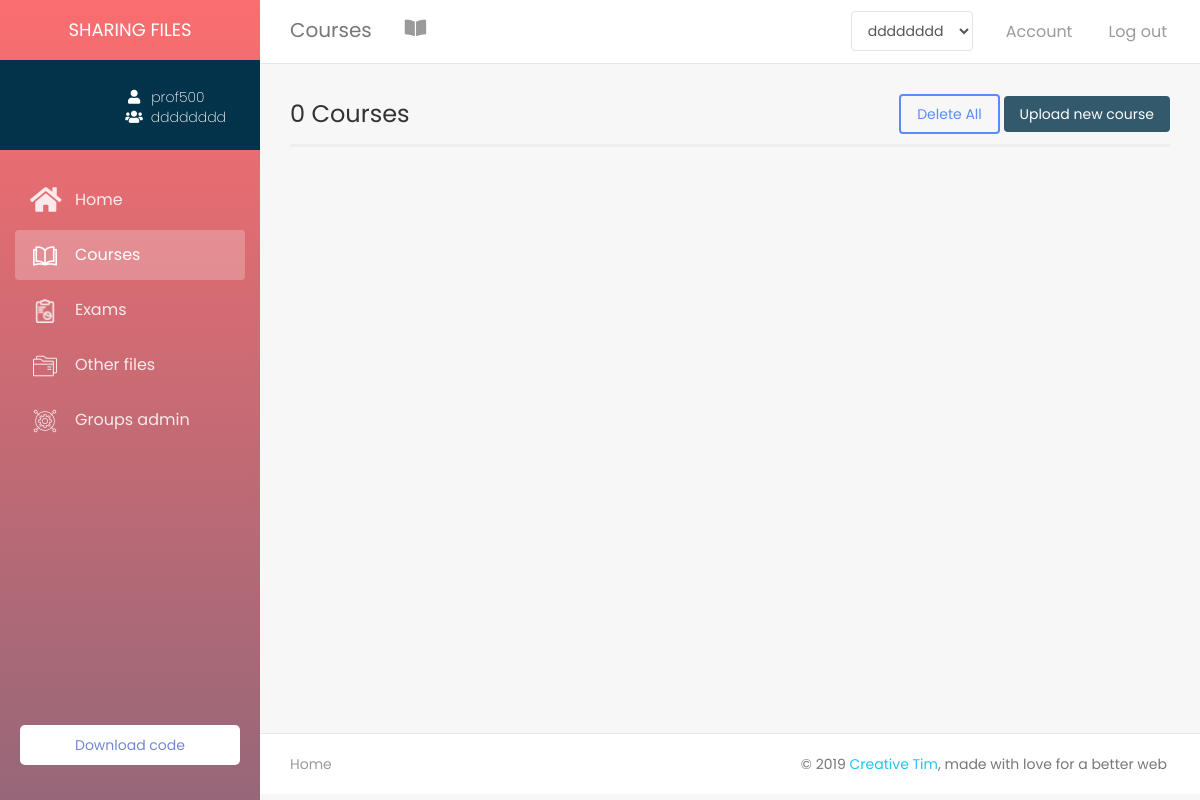
Before: /index/professor/courses.php?user=prof500 (signed in) with the older database file.
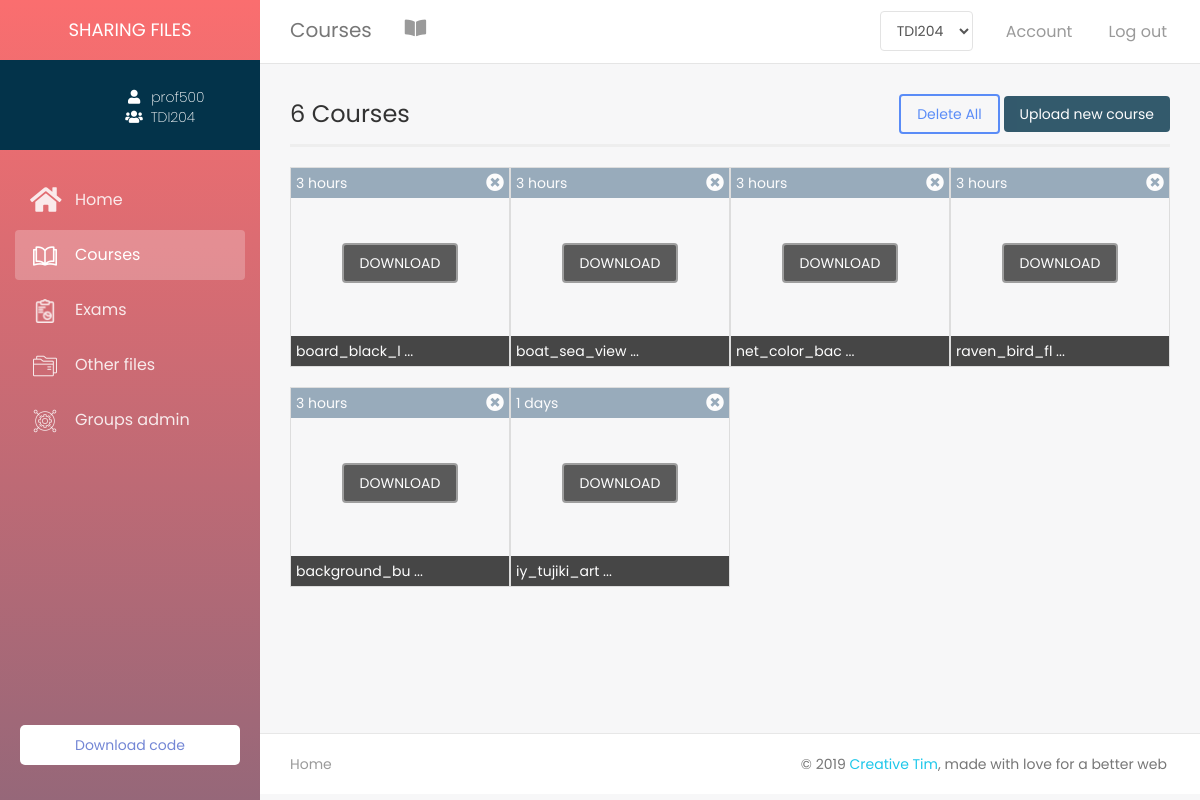
After: the same page with the newer database file.
### tables this page shows
CREATE TABLE IF NOT EXISTS `professeur` (
  `pseudo_prof` varchar(100) NOT NULL,
  `email_prof` varchar(100) NOT NULL,
  `prenom_prof` varchar(100) NOT NULL,
  `nom_prof` varchar(100) NOT NULL,
  `pass` varchar(100) NOT NULL,
  `adresse_prof` varchar(100) DEFAULT NULL,
  `pays_prof` varchar(100) DEFAULT NULL,
  `ville_prof` varchar(100) DEFAULT NULL,
  `tele_prof` varchar(100) DEFAULT NULL,
  `sexe_prof` varchar(100) NOT NULL,
  `propos_prof` text,
  `image_prof` text,
  `reponse` varchar(100) NOT NULL,
  `question` varchar(100) NOT NULL,
  PRIMARY KEY (`pseudo_prof`),
  UNIQUE KEY `email_prof` (`email_prof`),
  KEY `question` (`question`)
);

CREATE TABLE IF NOT EXISTS `groupe` (
  `id` int(11) NOT NULL AUTO_INCREMENT,
  `nom` varchar(255) NOT NULL,
  `description` text,
  `image_groupe` text,
  `date_creation` datetime DEFAULT CURRENT_TIMESTAMP,
  `pseudo_prof` varchar(100) NOT NULL,
  `nbr_fichier` int(11) DEFAULT '0',
  PRIMARY KEY (`id`),
  KEY `pseudo_prof` (`pseudo_prof`)
);

CREATE TABLE IF NOT EXISTS `fichier` (
  `nom` varchar(200) NOT NULL,
  `type` varchar(100) NOT NULL,
  `fich_date` datetime DEFAULT NULL,
  `groupe_id` int(11) NOT NULL,
  PRIMARY KEY (`nom`),
  KEY `groupe_id` (`groupe_id`)
);

### includes/functions.php (the view, shortened to what the rows shown need)
<?php
    require 'config.php';
    function get_groupeName($id){
        global $con;
        $rq = "SELECT nom FROM groupe WHERE id = '$id'";
        $res = mysqli_query($con, $rq);
        $row = mysqli_fetch_assoc($res);
        return $row['nom'];
    }
    function get_pageName(){
        $page = explode('.', basename($_SERVER['PHP_SELF']));
        return ucfirst($page[0]);
    }
    function get_index_theme(){
        if(isset($_SESSION['plan']))
        {
            $plan = $_SESSION['plan'];
            if($plan == 'student')
                return '<link rel="stylesheet" type="text/css" href="../assets/style/themes/student_theme.css"/>';
            else if($plan == 'professor')
                return '<link rel="stylesheet" type="text/css" href="../assets/style/themes/prof_theme.css"/>';
            else if($plan == 'admin')
                return '<link rel="stylesheet" type="text/css" href="../assets/style/themes/admin_theme.css"/>';
            else
                header('location: plans/plans.php');
            return false;
        }
        else
            header('location: login.php');
    }
    function select_index_query($select,$table,$where,$username){
        global $con;
        $usern = mysqli_real_escape_string($con, $username);
        $rq = "SELECT $select FROM $table WHERE $where = '$usern'";
        $res = mysqli_query($con,$rq);
        return mysqli_fetch_assoc($res);
    }
    function get_time_unit($fich_date){
        $datenow = time();
        $file_date = strtotime($fich_date);
        $time_left = $datenow - $file_date;
        switch($time_left){
            case ($time_left >= 60*60 && $time_left < 60*60*24):
                $time_left = floor($time_left / (60*60));
                $unit = 'hours';break;
            case ($time_left >= 60*60*24 && $time_left < 60*60*24*7);
                $time_left = floor($time_left / (60*60*24));
                $unit = 'days';break;
        }
        return array('time_left' => $time_left, 'unit' => $unit);
    }
    function load_files_query($grp_id,$file_type,$current_page){
        global $con;
        $courses = array();
        $rq = "SELECT * FROM fichier WHERE type = '$file_type' AND groupe_id = '$grp_id' ORDER BY fich_date DESC";
        $res = mysqli_query($con,$rq);
        $i = 0;
        $courses[] = array();
        while($row = mysqli_fetch_assoc($res)){
            $file_name = $row['nom'];
            $fich_date = $row['fich_date'];
            $unit_and_time_left = get_time_unit($fich_date);
            $time_left = $unit_and_time_left['time_left'];
            $unit = $unit_and_time_left['unit'];
            $file_extension = get_file_extension($file_name);
            if($file_extension != 'png' && $file_extension != 'jpg' && $file_extension != 'jpeg'){
                $icon_dir = generate_icon($file_name,$current_page);
                $css = 'background-size: contain;';
            }
            else{
                $icon_dir = '../cloud/'.$file_name;
                $css = 'background-size: cover;';
            }
            $courses[$i] = '<div class="file col-xs-6 col-sm-4 col-md-2 col-lg-3" style="border:1px solid #ddd;height:200px;margin-top:20px;padding:0;position:relative;background-image: url('.$icon_dir.');'.$css.'">
            <div class="file-date" style="padding:5px;color:#fff;background-color:#708ba2;opacity:0.7;width:100%"><span id="date">'.$time_left.' '.$unit.'</span>
            <i id="'.$file_name.'" style="float:right;font-size:large;cursor:pointer;display:none;" class="delete_file fas fa-times-circle"></i>
            </div>
            <div id="ms-container">
                <label class="label-ms"  for="ms-download">
                    <div class="ms-content">
                        <div class="ms-content-inside">
                            <input type="checkbox" id="ms-download" />
                            <div class="ms-line-down-container">
                                <div class="ms-line-down"></div>
                            </div>
                            <div class="ms-line-point"></div>
                        </div>
                    </div>
                </label>
            </div>
            <div class="desc" style="padding:5px;color:#fff;background-color:#333;bottom:0;opacity:.9;position:absolute;width:100%"><span class="title">'.$file_name.'</span></div>
            <div class="download-container text-center" style="height:0"><a href="../cloud/'.$file_name.'" download><button type="button" class="btn-download btn btn-default" style="background-color:#333;color:#fff;z-index:999;margin-top:45px;">DOWNLOAD</button></a>
		    </div>
            </div>';
            $i= $i + 1;
        }
        return $courses;
    }
    function get_file_extension($file_name){
        $file_name = explode('.', $file_name);
        $file_extension = end($file_name);
        return $file_extension;
    }
?>

### index/professor/courses.php (shortened to what the rows shown need)
<?php
    include '../includes/header.php';
?>
<?php
    if(isset($_GET['user']) && isset($_SESSION['plan']) && isset($_SESSION['user']))
    {
        $get_username = $_GET['user'];
        if(!empty($get_username) && $get_username == $_SESSION['user'])
        {
?>
    <div class="wrapper">
        <div class="main-panel">
        <?php include '../includes/sidebar.php'; ?>
        <div class="content">
            <div id="files-container" class="container-fluid">
                <div id="file_container">
                    <?php
                        if(isset($_SESSION['grp_id'])){
                            $current_page = get_pageName();
                            $files = load_files_query($_SESSION['grp_id'],'course',$current_page);
                            if($files[0] != null){
                                foreach ($files as $file) {
                                    echo $file;
                                }
                            }
                        }
                    ?>
                </div>
            </div>
        </div>
<?php include '../includes/footer.php'; ?>
<?php
        }
        else
            header ('location: home.php?user='.$_SESSION['user']);
    }
?>

### index/includes/sidebar.php (shortened to what the rows shown need)
<?php
    $username = $_GET['user'];
    $plan = $_SESSION['plan'];
    if(!empty($username) && $username == $_SESSION['user'])
    {
        if($plan == 'professor'){
            $row = select_index_query('*','professeur','pseudo_prof',$username);
            $imageName = $row['image_prof'];
        }
        else{
            $row = select_index_query('*','etudient','pseudo_etu',$username);
            $imageName = $row['image_etu'];
            $image_dir = '../student/assets/images/';
            $grp_id = $row['groupe_id'];
        }
        if($row)
        {
            $image_dir = 'assets/images/';
                $image_dir = '../assets/default-images/'; ?>
    <div class="sidebar" >
	<div class="sidebar-wrapper">
        <div class="logo">
            <div class="simple-text">
                Sharing files
            </div>
        </div>
        <div class="profile">
            <div class="profile-img" id="profile-img" style="background-image: url(<?php echo $image_dir.$imageName?>)"></div>
            <div class="profile-info">
                <div class="username"><i class="fa fa-user" aria-hidden="true"></i><span class="username-text"><?php echo $username ?></span></div>
                <div class="groupe"><i class="fas fa-users" aria-hidden="true"></i><span class="groupe-text"><?php
                    if($plan == 'professor'){
                        if(isset($_SESSION['grp_id']))
                            echo get_groupeName($_SESSION['grp_id']);
                        else
                            echo 'N/A';
                    }
                    else
                        echo get_groupeName($grp_id);
                    ?></span></div>
            </div>
        </div>
        <ul class="nav">
            <?php
                $page_name = get_pageName();
            ?>
            <li <?php if($page_name == 'Home') echo 'class="active"'; ?> >
                <a href="home.php?user=<?php echo $username ?>">
                    <i class="fa fa-home" aria-hidden="true"></i>
                    <p>Home</p>
                </a>
            </li>
            <li <?php if($page_name == 'Courses') echo 'class="active"'; ?> >
                <a href="courses.php?user=<?php echo $username ?>">
                    <i aria-hidden="true"><img src="../assets/icons/open-book.png"></i>
                    <p>Courses</p>
                </a>
            </li>
            <li <?php if($page_name == 'Exams') echo 'class="active"'; ?> >
                <a href="exams.php?user=<?php echo $username ?>">
                    <i aria-hidden="true"><img src="../assets/icons/report.png"></i>
                    <p>Exams</p>
                </a>
            </li>
            <li <?php if($page_name == 'Files') echo 'class="active"'; ?> >
                <a href="files.php?user=<?php echo $username ?>">
                    <i aria-hidden="true"><img src="../assets/icons/folder.png"></i>
                    <p>Other files</p>
                </a>
            </li>
            <?php if($plan == 'professor') {?>
            <li <?php if($page_name == 'Groups') echo 'class="active"'; ?> >
                <a href="groups.php?user=<?php echo $username ?>">
                    <i aria-hidden="true"><img src="../assets/icons/gear.png"></i>
                    <p>Groups admin</p>
                </a>
            </li>
            <?php } ?>
        </ul>
        <ul class="list-unstyled CTAs">
            <li>
                <a href="#" class="download">Download code</a>
            </li>
	    </ul>
	</div>
</div>
<?php
        }
    }
?>

Changed rows visible on the page:
removed groupe: nom "dddddddd"
added groupe: nom "TDI204"
added fichier: fich_date "3", fich_date "hours"
added fichier: fich_date "3", fich_date "hours"
added fichier: fich_date "3", fich_date "hours"
added fichier: fich_date "3", fich_date "hours"
now on this page (row edited): fichier: fich_date "3", fich_date "hours"
added fichier: fich_date "1", fich_date "days"
Other visible differences:
form field groupe: "dddddddd" → "TDI204"
get_files_count($current_page = get_pageName(), $_SESSION['grp_id']): "0" → "6"
new list line: "board_black_l ... DOWNLOAD"
new list line: "boat_sea_view ... DOWNLOAD"
new list line: "net_color_bac ... DOWNLOAD"
new list line: "raven_bird_fl ... DOWNLOAD"
new list line: "background_bu ... DOWNLOAD"
new list line: "iy_tujiki_art ... DOWNLOAD"
